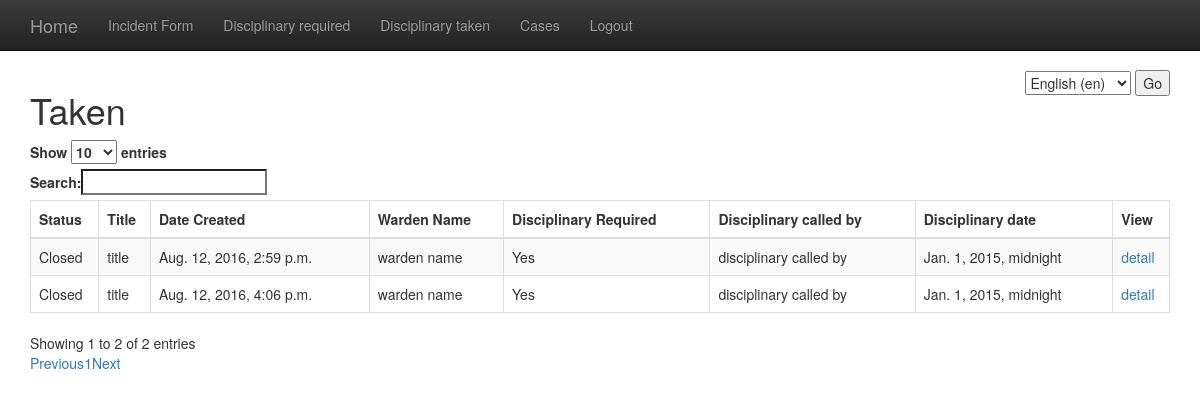
/wardens/taken/ (signed in), run on an earlier commit of the app's database.
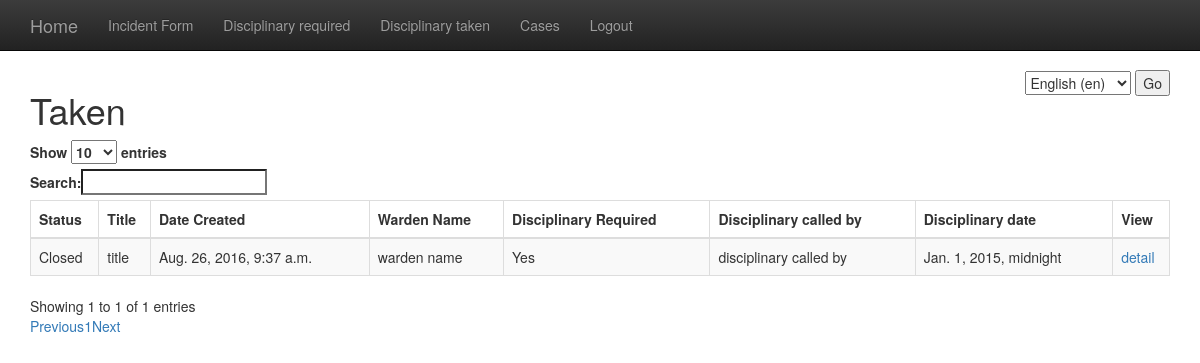
And on a later commit of the database.
### wardens/models.py (models this page shows)
class Incident(models.Model):       # all fields related to creating an incident report and/or viewing cases i.e closed
    title = models.CharField(_('title'), max_length=100)
    date_created = models.DateTimeField(auto_now_add=True)
    date_modified = models.DateTimeField(auto_now=True)
    warden_name = models.CharField(_('warden name'), max_length=150)
    senior_warden = models.CharField(_('senior warden'), max_length=150)
    site = models.ForeignKey(Site, related_name='incidents')
    halls = models.ForeignKey(Hall, related_name='incidents')
    incident_type = models.ForeignKey(IncidentType, related_name='incidents')
    ACTIVE = 'Active'
    CLOSED = 'Closed'
    CASE_STATUS = (
        (ACTIVE, 'Active'),
        (CLOSED, 'Closed'),
    )
    case_status = models.CharField(
        max_length=50,
        choices=CASE_STATUS,
        default=ACTIVE
    )
    description = models.TextField()
    notes_to = models.TextField(null=True, blank=True)
    notes_by = models.TextField(null=True, blank=True)
    YES = 'YES'
    NO = 'No'
    WARNING_ISSUED = (
        (YES, 'Yes'),
        (NO, 'No'),
    )
    warning_issued = models.CharField(
        null=True,
        max_length=50,
        choices=WARNING_ISSUED,
        default=YES
    )
    YES = 'Yes'
    NO = 'No'
    DISCIPLINARY_REQUIRED = (
        (YES, _('Yes')),
        (NO, _('No')),
    )
    disciplinary_required = models.CharField(
        null=True,
        max_length=50,
        choices=DISCIPLINARY_REQUIRED,
        default=YES
    )
    disciplinary_called_by = models.CharField(_('disciplinary called by'), max_length=150, null=True, blank=True)
    disciplinary_date = models.DateTimeField(_('disciplinary date'), null=True, blank=True)
    student = models.ForeignKey(Student, related_name='incidents')
    complainant = models.CharField(_('complainant'), max_length=500, null=True, blank=True)
    accomplices = models.CharField(_('accomplices'), max_length=500, null=True, blank=True)
    witnesses = models.CharField(_('witnesses'), max_length=500, null=True, blank=True)

### wardens/views.py (the view)
@login_required
def taken(request):
    results = Incident.objects.filter(disciplinary_required='Yes', case_status='Closed')
    print results
    return render(request, "wardens/taken.html", {"results": results})

### wardens/templates/wardens/taken.html (shortened to what this page needs)
{%  extends 'wardens/base.html' %}
{% load i18n %}
{% block content %}
    <h1> {% trans ' Taken' %}</h1>
 <table id="example" class="table table-striped table-bordered" cellspacing="0" width="100%">
    <thead>
        <tr>
        <th> {% trans 'Status' %} </td>
        <th> {% trans 'Title' %}  </th>
        <th> {% trans 'Date Created' %} </th>
        <th> {% trans 'Warden Name'%}</th>
        <th> {% trans 'Disciplinary Required' %}</th>
        <th> {% trans 'Disciplinary called by' %}</th>
        <th> {% trans 'Disciplinary date' %}</th>
        <th> {% trans 'View' %}</th>
    </tr>
    </thead>
    <tbody>
        {% for item in results %}
    <tr>
    <td>{{ item.case_status }}</td>
    <td>{{ item.title }}</td>
    <td>{{ item.date_created }}</td>
    <td>{{ item.warden_name }}</td>
    <td>{{ item.disciplinary_required }}</td>
    <td>{{ item.disciplinary_called_by }}</td>
    <td>{{ item.disciplinary_date }}</td>
    <td><a href="{% url 'detail' item.pk  %}"> {% trans 'detail' %}</a></td>
    </tr>
    {% endfor %}
    </tbody>
    </table>
{% endblock %}

What changed in the data, as far as the page shows it:
removed Incident: case_status "Closed", title "title", date_created "Aug. 12, 2016, 2:59 p.m.", warden_name "warden name", disciplinary_required "Yes", disciplinary_called_by "disciplinary called by", disciplinary_date "Jan. 1, 2015, midnight"
removed Incident: case_status "Closed", title "title", date_created "Aug. 12, 2016, 4:06 p.m.", warden_name "warden name", disciplinary_required "Yes", disciplinary_called_by "disciplinary called by", disciplinary_date "Jan. 1, 2015, midnight"
added Incident: case_status "Closed", title "title", date_created "Aug. 26, 2016, 9:37 a.m.", warden_name "warden name", disciplinary_required "Yes", disciplinary_called_by "disciplinary called by", disciplinary_date "Jan. 1, 2015, midnight"
Also different on the page:
text written by a page script: "Show entries Search: Showing 1 to 2 of 2 entries Previous 1 Next" → "Show entries Search: Showing 1 to 1 of 1 entries Previous 1 Next"
